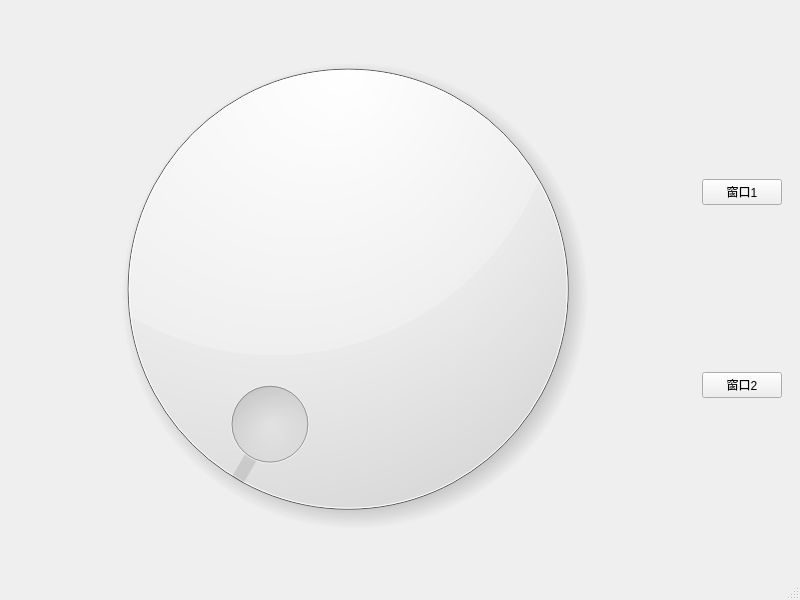
<?xml version="1.0" encoding="UTF-8"?>
<ui version="4.0">
 <class>MainWindow</class>
 <widget class="QMainWindow" name="MainWindow">
  <property name="geometry">
   <rect>
    <x>0</x>
    <y>0</y>
    <width>800</width>
    <height>600</height>
   </rect>
  </property>
  <property name="windowTitle">
   <string>MainWindow</string>
  </property>
  <widget class="QWidget" name="centralwidget">
   <layout class="QHBoxLayout" name="horizontalLayout">
    <item>
     <widget class="QStackedWidget" name="stackedWidget">
      <property name="currentIndex">
       <number>1</number>
      </property>
      <widget class="QWidget" name="page">
       <layout class="QVBoxLayout" name="verticalLayout_2">
        <item>
         <widget class="QCalendarWidget" name="calendarWidget"/>
        </item>
       </layout>
      </widget>
      <widget class="QWidget" name="page_2">
       <layout class="QHBoxLayout" name="horizontalLayout_2">
        <item>
         <widget class="QDial" name="dial"/>
        </item>
       </layout>
      </widget>
     </widget>
    </item>
    <item>
     <widget class="QWidget" name="widget" native="true">
      <layout class="QVBoxLayout" name="verticalLayout">
       <item>
        <widget class="QPushButton" name="win1">
         <property name="text">
          <string>窗口1</string>
         </property>
        </widget>
       </item>
       <item>
        <widget class="QPushButton" name="win2">
         <property name="text">
          <string>窗口2</string>
         </property>
        </widget>
       </item>
      </layout>
     </widget>
    </item>
   </layout>
  </widget>
  <widget class="QMenuBar" name="menubar">
   <property name="geometry">
    <rect>
     <x>0</x>
     <y>0</y>
     <width>800</width>
     <height>26</height>
    </rect>
   </property>
  </widget>
  <widget class="QStatusBar" name="statusbar"/>
 </widget>
 <resources/>
 <connections/>
</ui>
